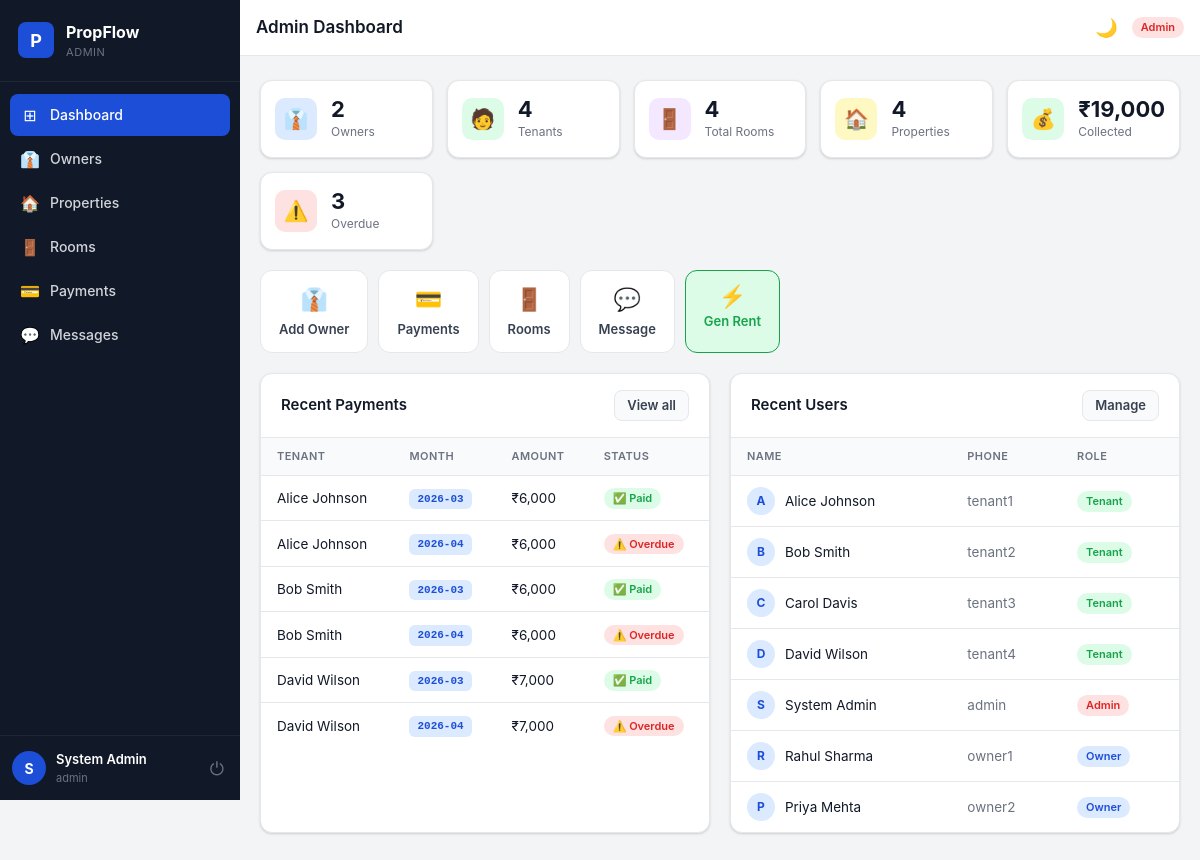
The app's page /admin/dashboard (signed in), older data.
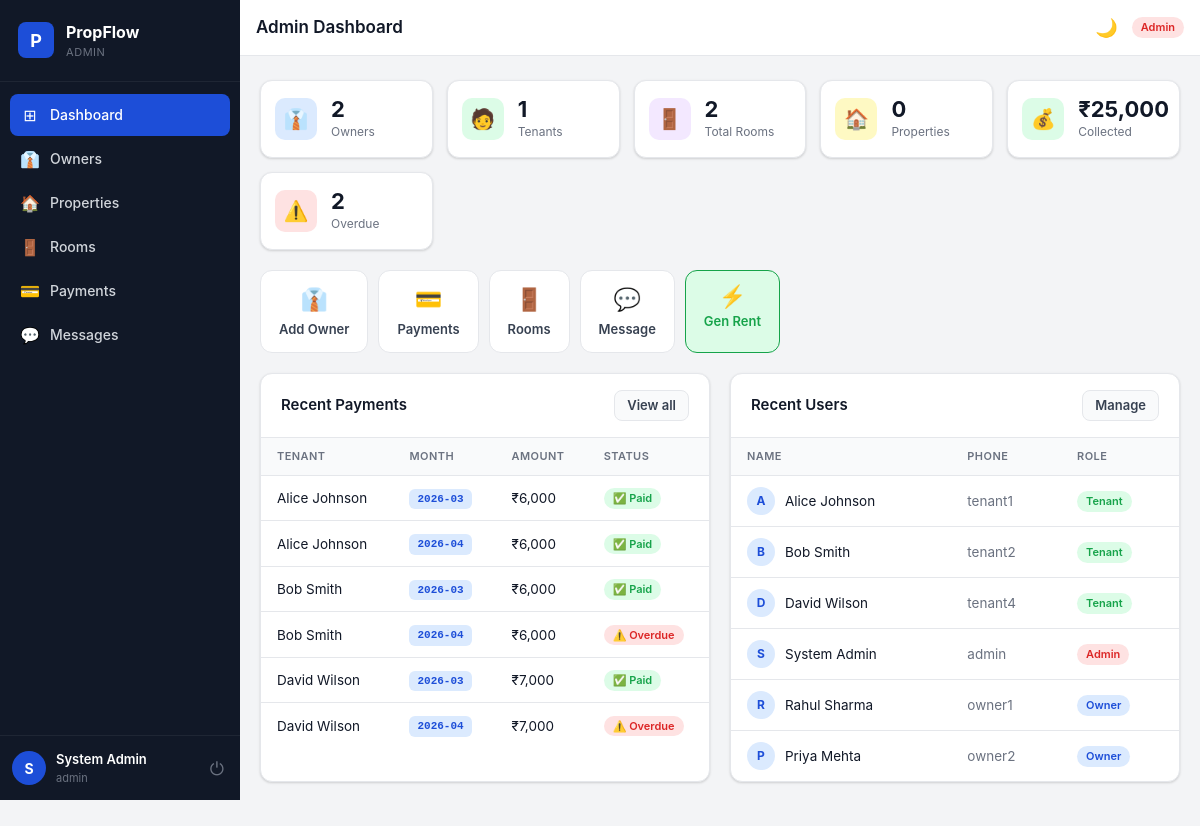
The same page, newer data.
### models.py (models this page shows, shortened)
class Payment(db.Model):
    __tablename__ = "payments"
    id             = db.Column(db.Integer, primary_key=True)
    tenant_id      = db.Column(db.Integer,
                                db.ForeignKey("users.id", ondelete="CASCADE"),
                                nullable=False)
    property_id    = db.Column(db.Integer,
                                db.ForeignKey("properties.id", ondelete="CASCADE"),
                                nullable=False)
    rent_month     = db.Column(db.String(7), nullable=True, index=True)
    amount         = db.Column(db.Numeric(10, 2), nullable=False)
    payment_type   = db.Column(db.String(30), default="rent")
    status         = db.Column(db.String(20), default="pending", nullable=False)
    due_date       = db.Column(db.DateTime, nullable=True)
    paid_at        = db.Column(db.DateTime, nullable=True)
    transaction_id = db.Column(db.String(100), unique=True, nullable=True)
    payment_method = db.Column(db.String(50),  nullable=True)
    description    = db.Column(db.Text, nullable=True)
    notes          = db.Column(db.Text, nullable=True)
    created_at     = db.Column(db.DateTime, default=now_utc)
    updated_at     = db.Column(db.DateTime, default=now_utc, onupdate=now_utc)
    tenant   = db.relationship("User",     back_populates="payments",  foreign_keys=[tenant_id])
    property = db.relationship("Property", back_populates="payments",  foreign_keys=[property_id])
    __table_args__ = (
        UniqueConstraint("tenant_id", "property_id", "rent_month",
                         name="uq_payment_tenant_property_month"),
        Index("ix_payments_tenant_status",  "tenant_id", "status"),
        Index("ix_payments_property_month", "property_id", "rent_month"),
        Index("ix_payments_status",         "status"),
        Index("ix_payments_due_date",       "due_date"),
    )

class User(UserMixin, db.Model):
    __tablename__ = "users"
    id            = db.Column(db.Integer, primary_key=True)
    phone         = db.Column(db.String(30),  unique=True, nullable=False)
    full_name     = db.Column(db.String(150), nullable=False)
    password_hash = db.Column(db.String(255), nullable=False)
    role          = db.Column(db.String(10),  nullable=False, default="tenant")  # admin|owner|tenant
    is_active     = db.Column(db.Boolean, default=True,  nullable=False)
    owner_id      = db.Column(db.Integer,
                               db.ForeignKey("users.id", ondelete="SET NULL"),
                               nullable=True)
    created_at    = db.Column(db.DateTime, default=now_utc, nullable=False)
    updated_at    = db.Column(db.DateTime, default=now_utc, onupdate=now_utc, nullable=False)
    owned_tenants     = db.relationship(
        "User", foreign_keys=[owner_id],
        backref=db.backref("owner_user", remote_side=[id]),
        lazy="dynamic"
    )
    properties        = db.relationship("Property",       back_populates="owner",
                                        foreign_keys="Property.owner_id",    lazy="dynamic")
    tenancies         = db.relationship("PropertyTenant", back_populates="tenant",
                                        foreign_keys="PropertyTenant.tenant_id", lazy="dynamic")
    payments          = db.relationship("Payment",        back_populates="tenant",
                                        foreign_keys="Payment.tenant_id",    lazy="dynamic")
    notifications     = db.relationship("Notification",   back_populates="user",   lazy="dynamic")
    sent_messages     = db.relationship("Message", back_populates="sender",
                                        foreign_keys="Message.sender_id",    lazy="dynamic")
    received_messages = db.relationship("Message", back_populates="receiver",
                                        foreign_keys="Message.receiver_id",  lazy="dynamic")
    room_assignments  = db.relationship("RoomTenant", back_populates="tenant",
                                        foreign_keys="RoomTenant.tenant_id", lazy="dynamic")
    __table_args__ = (
        Index("ix_users_phone", "phone"),
        Index("ix_users_role",  "role"),
        Index("ix_users_owner_role", "owner_id", "role"),
    )

### routes/admin.py (the view)
@admin_bp.route("/dashboard")
@login_required
@role_required("admin")
def dashboard():
    mark_overdue_payments()
    stats = {
        "total_users":      User.query.filter_by(is_active=True).count(),
        "total_owners":     User.query.filter_by(role="owner",  is_active=True).count(),
        "total_tenants":    User.query.filter_by(role="tenant", is_active=True).count(),
        "total_properties": Property.query.filter_by(is_deleted=False).count(),
        "total_rooms":      Room.query.filter_by(is_active=True).count(),
        "total_payments":   Payment.query.count(),
        "revenue": float(db.session.query(
            db.func.coalesce(db.func.sum(Payment.amount), 0)
        ).filter_by(status="completed").scalar() or 0),
        "pending_payments": Payment.query.filter_by(status="pending").count(),
        "overdue_payments": Payment.query.filter_by(status="overdue").count(),
        "occupied_rooms":   sum(1 for r in Room.query.filter_by(is_active=True).all()
                                if hasattr(r, "get_occupancy") and (r.get_occupancy() or 0) > 0),
    }
    recent_payments = Payment.query.order_by(Payment.created_at.desc()).limit(10).all()
    recent_users    = User.query.order_by(User.created_at.desc()).limit(8).all()
    return render_template("admin/dashboard.html",
                           stats=stats,
                           recent_payments=recent_payments,
                           recent_users=recent_users)

### models.py (called while the page is built)
def now_utc():
    return datetime.now(timezone.utc).replace(tzinfo=None)

    def get_occupancy(self):
        return self.room_tenants.filter_by().count()

### routes/__init__.py (called while the page is built)
def role_required(*roles):
    def decorator(f):
        @wraps(f)
        def decorated(*args, **kwargs):
            if not current_user.is_authenticated:
                if request.path.startswith("/api/") or request.is_json:
                    return jsonify({"error": "Login required"}), 401
                return redirect(url_for("auth.login"))
            if current_user.role not in roles:
                if request.path.startswith("/api/") or request.is_json:
                    return jsonify({"error": "Access denied"}), 403
                abort(403)
            return f(*args, **kwargs)
        return decorated
    return decorator

### services/__init__.py (called while the page is built)
def _get_payment_svc():
    global _payment_svc
    if _payment_svc is None:
        _payment_svc = PaymentService()
    return _payment_svc

def mark_overdue_payments():
    return _get_payment_svc().mark_overdue()

### templates/admin/dashboard.html (shortened to what this page needs)
{% extends "base.html" %}
{% block page_title %}Admin Dashboard{% endblock %}
{% block content %}
<div class="stats-grid">
  <div class="stat-card"><div class="stat-icon" style="background:var(--c-blue-bg);color:var(--c-blue)">👔</div><div class="stat-body"><div class="stat-value">{{ stats.total_owners }}</div><div class="stat-label">Owners</div></div></div>
  <div class="stat-card"><div class="stat-icon" style="background:var(--c-green-bg);color:var(--c-green)">🧑</div><div class="stat-body"><div class="stat-value">{{ stats.total_tenants }}</div><div class="stat-label">Tenants</div></div></div>
  <div class="stat-card"><div class="stat-icon" style="background:var(--c-purple-bg);color:var(--c-purple)">🚪</div><div class="stat-body"><div class="stat-value">{{ stats.total_rooms }}</div><div class="stat-label">Total Rooms</div></div></div>
  <div class="stat-card"><div class="stat-icon" style="background:var(--c-yellow-bg);color:var(--c-yellow)">🏠</div><div class="stat-body"><div class="stat-value">{{ stats.total_properties }}</div><div class="stat-label">Properties</div></div></div>
  <div class="stat-card"><div class="stat-icon" style="background:var(--c-green-bg);color:var(--c-green)">💰</div><div class="stat-body"><div class="stat-value">₹{{ "{:,.0f}".format(stats.revenue) }}</div><div class="stat-label">Collected</div></div></div>
  <div class="stat-card"><div class="stat-icon" style="background:var(--c-red-bg);color:var(--c-red)">⚠️</div><div class="stat-body"><div class="stat-value">{{ stats.overdue_payments }}</div><div class="stat-label">Overdue</div></div></div>
</div>
<div class="quick-actions">
  <a href="{{ url_for('admin.users') }}"    class="qa-btn"><span>👔</span>Add Owner</a>
  <a href="{{ url_for('admin.payments') }}" class="qa-btn"><span>💳</span>Payments</a>
  <a href="{{ url_for('rooms.index') }}"    class="qa-btn"><span>🚪</span>Rooms</a>
  <a href="{{ url_for('chat.index') }}"     class="qa-btn"><span>💬</span>Message</a>
  <button onclick="openModal('genRentModal')" class="qa-btn qa-btn-accent"><span>⚡</span>Gen Rent</button>
</div>
<div class="two-col">
  <div class="card">
    <div class="card-header">
      <h2>Recent Payments</h2>
      <a href="{{ url_for('admin.payments') }}" class="btn btn-ghost btn-sm">View all</a>
    </div>
    <div class="table-wrap">
      <table class="table">
        <thead><tr><th>Tenant</th><th>Month</th><th>Amount</th><th>Status</th></tr></thead>
        <tbody>
          {% for p in recent_payments %}
          <tr>
            <td>{{ p.tenant.full_name if p.tenant else '—' }}</td>
            <td><span class="month-tag">{{ p.rent_month or '—' }}</span></td>
            <td>₹{{ "{:,.0f}".format(p.amount) }}</td>
            <td>
              {% if p.status == 'completed' %}<span class="badge badge-completed">✅ Paid</span>
              {% elif p.status == 'overdue' %}<span class="badge badge-overdue">⚠️ Overdue</span>
              {% else %}<span class="badge badge-pending">⏳ {{ p.status }}</span>{% endif %}
            </td>
          </tr>
          {% else %}
          <tr><td colspan="4" class="text-center text-muted py-32">No payments</td></tr>
          {% endfor %}
        </tbody>
      </table>
    </div>
  </div>
  <div class="card">
    <div class="card-header">
      <h2>Recent Users</h2>
      <a href="{{ url_for('admin.users') }}" class="btn btn-ghost btn-sm">Manage</a>
    </div>
    <div class="table-wrap">
      <table class="table">
        <thead><tr><th>Name</th><th>Phone</th><th>Role</th></tr></thead>
        <tbody>
          {% for u in recent_users %}
          <tr>
            <td><div class="user-cell"><div class="avatar avatar-sm">{{ u.full_name[0].upper() }}</div>{{ u.full_name }}</div></td>
            <td class="text-muted">{{ u.phone }}</td>
            <td><span class="role-badge role-{{ u.role }}">{{ u.role }}</span></td>
          </tr>
          {% else %}
          <tr><td colspan="3" class="text-center text-muted">No users</td></tr>
          {% endfor %}
        </tbody>
      </table>
    </div>
  </div>
</div>
{% endblock %}

### templates/base.html (shortened to what this page needs)
<!DOCTYPE html>
<html lang="en" data-theme="light">
<head>
  <link rel="stylesheet" href="{{ url_for('static', filename='css/style.css') }}"/>
</head>
<body>
<aside class="sidebar" id="sidebar">
  <div class="sidebar-logo">
    <div class="logo-icon">P</div>
    <div>
      <div class="logo-name">PropFlow</div>
      <div class="logo-role">{{ current_user.role | capitalize }}</div>
    </div>
  </div>
  <nav class="sidebar-nav">
    {% if current_user.role == 'admin' %}
      <a href="{{ url_for('admin.dashboard') }}"  class="nav-item {% if request.endpoint == 'admin.dashboard'   %}active{% endif %}"><span class="nav-icon">⊞</span>Dashboard</a>
      <a href="{{ url_for('admin.users') }}"      class="nav-item {% if request.endpoint == 'admin.users'      %}active{% endif %}"><span class="nav-icon">👔</span>Owners</a>
      <a href="{{ url_for('admin.properties') }}" class="nav-item {% if request.endpoint == 'admin.properties' %}active{% endif %}"><span class="nav-icon">🏠</span>Properties</a>
      <a href="{{ url_for('rooms.index') }}"      class="nav-item {% if 'rooms' in request.endpoint            %}active{% endif %}"><span class="nav-icon">🚪</span>Rooms</a>
      <a href="{{ url_for('admin.payments') }}"   class="nav-item {% if request.endpoint == 'admin.payments'   %}active{% endif %}"><span class="nav-icon">💳</span>Payments</a>
      <a href="{{ url_for('chat.index') }}"       class="nav-item {% if 'chat' in request.endpoint             %}active{% endif %}">
        <span class="nav-icon">💬</span>Messages
      </a>
    {% endif %}
  </nav>
  <div class="sidebar-footer">
    <div class="user-info">
      <div class="user-avatar">{{ current_user.full_name[0].upper() }}</div>
      <div>
        <div class="user-name">{{ current_user.full_name }}</div>
        <div class="user-phone">{{ current_user.phone }}</div>
      </div>
    </div>
    <a href="{{ url_for('auth.logout') }}" class="logout-btn" title="Logout">⏻</a>
  </div>
</aside>
<div class="main-wrap">
  <header class="topbar">
    <h1 class="page-title">{% block page_title %}{% endblock %}</h1>
    <div class="topbar-right">
      <button class="icon-btn" id="darkToggle" onclick="toggleDark()" title="Dark mode" aria-label="Toggle dark mode">🌙</button>
      <span class="role-badge role-{{ current_user.role }}">{{ current_user.role }}</span>
    </div>
  </header>
  <main class="page-content">
    {% block content %}{% endblock %}
  </main>
</div>
</body>
</html>

Row changes from the older to the newer data that the page shows:
removed User: full_name "C", full_name "Carol Davis", phone "tenant3", role "Tenant"
changed Payment (number 2 of 6 on the later page): status "⚠️ Overdue" → "✅ Paid"
Text that changed along with them:
{{ stats.total_tenants }}: "4" → "1"
{{ stats.total_rooms }}: "4" → "2"
{{ stats.total_properties }}: "4" → "0"
{{ "{:,.0f}".format(stats.revenue) }}: "19,000" → "25,000"
{{ stats.overdue_payments }}: "3" → "2"
